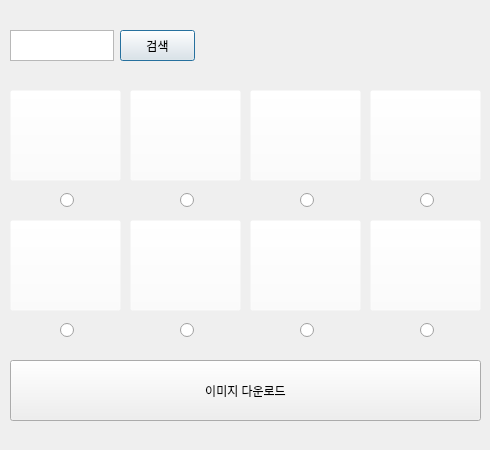
<?xml version="1.0" encoding="UTF-8"?>
<ui version="4.0">
 <class>Dialog</class>
 <widget class="QDialog" name="Dialog">
  <property name="enabled">
   <bool>true</bool>
  </property>
  <property name="geometry">
   <rect>
    <x>0</x>
    <y>0</y>
    <width>490</width>
    <height>450</height>
   </rect>
  </property>
  <property name="sizePolicy">
   <sizepolicy hsizetype="Fixed" vsizetype="Fixed">
    <horstretch>0</horstretch>
    <verstretch>0</verstretch>
   </sizepolicy>
  </property>
  <property name="windowTitle">
   <string>Dialog</string>
  </property>
  <widget class="QTextEdit" name="searchbox">
   <property name="geometry">
    <rect>
     <x>10</x>
     <y>30</y>
     <width>104</width>
     <height>31</height>
    </rect>
   </property>
  </widget>
  <widget class="QPushButton" name="searchButton">
   <property name="geometry">
    <rect>
     <x>120</x>
     <y>30</y>
     <width>75</width>
     <height>31</height>
    </rect>
   </property>
   <property name="text">
    <string>검색</string>
   </property>
  </widget>
  <widget class="QRadioButton" name="radioButton_1">
   <property name="geometry">
    <rect>
     <x>60</x>
     <y>190</y>
     <width>20</width>
     <height>20</height>
    </rect>
   </property>
   <property name="text">
    <string/>
   </property>
  </widget>
  <widget class="QRadioButton" name="radioButton_2">
   <property name="geometry">
    <rect>
     <x>180</x>
     <y>190</y>
     <width>20</width>
     <height>20</height>
    </rect>
   </property>
   <property name="text">
    <string/>
   </property>
  </widget>
  <widget class="QRadioButton" name="radioButton_3">
   <property name="geometry">
    <rect>
     <x>300</x>
     <y>190</y>
     <width>20</width>
     <height>20</height>
    </rect>
   </property>
   <property name="text">
    <string/>
   </property>
  </widget>
  <widget class="QRadioButton" name="radioButton_4">
   <property name="geometry">
    <rect>
     <x>420</x>
     <y>190</y>
     <width>20</width>
     <height>20</height>
    </rect>
   </property>
   <property name="text">
    <string/>
   </property>
  </widget>
  <widget class="QRadioButton" name="radioButton_8">
   <property name="geometry">
    <rect>
     <x>420</x>
     <y>320</y>
     <width>20</width>
     <height>20</height>
    </rect>
   </property>
   <property name="text">
    <string/>
   </property>
  </widget>
  <widget class="QRadioButton" name="radioButton_7">
   <property name="geometry">
    <rect>
     <x>300</x>
     <y>320</y>
     <width>20</width>
     <height>20</height>
    </rect>
   </property>
   <property name="text">
    <string/>
   </property>
  </widget>
  <widget class="QRadioButton" name="radioButton_6">
   <property name="geometry">
    <rect>
     <x>180</x>
     <y>320</y>
     <width>20</width>
     <height>20</height>
    </rect>
   </property>
   <property name="text">
    <string/>
   </property>
  </widget>
  <widget class="QRadioButton" name="radioButton_5">
   <property name="geometry">
    <rect>
     <x>60</x>
     <y>320</y>
     <width>20</width>
     <height>20</height>
    </rect>
   </property>
   <property name="text">
    <string/>
   </property>
  </widget>
  <widget class="QPushButton" name="downloadButton">
   <property name="geometry">
    <rect>
     <x>10</x>
     <y>360</y>
     <width>471</width>
     <height>61</height>
    </rect>
   </property>
   <property name="text">
    <string>이미지 다운로드</string>
   </property>
  </widget>
  <widget class="QLabel" name="label_pic1">
   <property name="geometry">
    <rect>
     <x>10</x>
     <y>90</y>
     <width>111</width>
     <height>91</height>
    </rect>
   </property>
   <property name="layoutDirection">
    <enum>Qt::LeftToRight</enum>
   </property>
   <property name="text">
    <string>image</string>
   </property>
   <property name="alignment">
    <set>Qt::AlignCenter</set>
   </property>
   <property name="buddy">
    <cstring>radioButton_1</cstring>
   </property>
  </widget>
  <widget class="QLabel" name="label_pic2">
   <property name="geometry">
    <rect>
     <x>130</x>
     <y>90</y>
     <width>111</width>
     <height>91</height>
    </rect>
   </property>
   <property name="layoutDirection">
    <enum>Qt::LeftToRight</enum>
   </property>
   <property name="text">
    <string>image</string>
   </property>
   <property name="alignment">
    <set>Qt::AlignCenter</set>
   </property>
   <property name="buddy">
    <cstring>radioButton_2</cstring>
   </property>
  </widget>
  <widget class="QLabel" name="label_pic3">
   <property name="geometry">
    <rect>
     <x>250</x>
     <y>90</y>
     <width>111</width>
     <height>91</height>
    </rect>
   </property>
   <property name="layoutDirection">
    <enum>Qt::LeftToRight</enum>
   </property>
   <property name="text">
    <string>image</string>
   </property>
   <property name="alignment">
    <set>Qt::AlignCenter</set>
   </property>
   <property name="buddy">
    <cstring>radioButton_3</cstring>
   </property>
  </widget>
  <widget class="QLabel" name="label_pic4">
   <property name="geometry">
    <rect>
     <x>370</x>
     <y>90</y>
     <width>111</width>
     <height>91</height>
    </rect>
   </property>
   <property name="layoutDirection">
    <enum>Qt::LeftToRight</enum>
   </property>
   <property name="text">
    <string>image</string>
   </property>
   <property name="alignment">
    <set>Qt::AlignCenter</set>
   </property>
   <property name="buddy">
    <cstring>radioButton_4</cstring>
   </property>
  </widget>
  <widget class="QLabel" name="label_pic8">
   <property name="geometry">
    <rect>
     <x>370</x>
     <y>220</y>
     <width>111</width>
     <height>91</height>
    </rect>
   </property>
   <property name="layoutDirection">
    <enum>Qt::LeftToRight</enum>
   </property>
   <property name="text">
    <string>image</string>
   </property>
   <property name="alignment">
    <set>Qt::AlignCenter</set>
   </property>
   <property name="buddy">
    <cstring>radioButton_8</cstring>
   </property>
  </widget>
  <widget class="QLabel" name="label_pic7">
   <property name="geometry">
    <rect>
     <x>250</x>
     <y>220</y>
     <width>111</width>
     <height>91</height>
    </rect>
   </property>
   <property name="layoutDirection">
    <enum>Qt::LeftToRight</enum>
   </property>
   <property name="text">
    <string>image</string>
   </property>
   <property name="alignment">
    <set>Qt::AlignCenter</set>
   </property>
   <property name="buddy">
    <cstring>radioButton_7</cstring>
   </property>
  </widget>
  <widget class="QLabel" name="label_pic6">
   <property name="geometry">
    <rect>
     <x>130</x>
     <y>220</y>
     <width>111</width>
     <height>91</height>
    </rect>
   </property>
   <property name="layoutDirection">
    <enum>Qt::LeftToRight</enum>
   </property>
   <property name="text">
    <string>image</string>
   </property>
   <property name="alignment">
    <set>Qt::AlignCenter</set>
   </property>
   <property name="buddy">
    <cstring>radioButton_6</cstring>
   </property>
  </widget>
  <widget class="QLabel" name="label_pic5">
   <property name="geometry">
    <rect>
     <x>10</x>
     <y>220</y>
     <width>111</width>
     <height>91</height>
    </rect>
   </property>
   <property name="layoutDirection">
    <enum>Qt::LeftToRight</enum>
   </property>
   <property name="text">
    <string>image</string>
   </property>
   <property name="alignment">
    <set>Qt::AlignCenter</set>
   </property>
   <property name="buddy">
    <cstring>radioButton_5</cstring>
   </property>
  </widget>
  <widget class="QPushButton" name="pushButton_1">
   <property name="geometry">
    <rect>
     <x>10</x>
     <y>90</y>
     <width>111</width>
     <height>91</height>
    </rect>
   </property>
   <property name="styleSheet">
    <string notr="true">background-color: rgba(255, 255, 255, 0);</string>
   </property>
   <property name="text">
    <string/>
   </property>
  </widget>
  <widget class="QPushButton" name="pushButton_2">
   <property name="geometry">
    <rect>
     <x>130</x>
     <y>90</y>
     <width>111</width>
     <height>91</height>
    </rect>
   </property>
   <property name="styleSheet">
    <string notr="true">background-color: rgba(255, 255, 255, 0);</string>
   </property>
   <property name="text">
    <string/>
   </property>
  </widget>
  <widget class="QPushButton" name="pushButton_3">
   <property name="geometry">
    <rect>
     <x>250</x>
     <y>90</y>
     <width>111</width>
     <height>91</height>
    </rect>
   </property>
   <property name="styleSheet">
    <string notr="true">background-color: rgba(255, 255, 255, 0);</string>
   </property>
   <property name="text">
    <string/>
   </property>
  </widget>
  <widget class="QPushButton" name="pushButton_4">
   <property name="geometry">
    <rect>
     <x>370</x>
     <y>90</y>
     <width>111</width>
     <height>91</height>
    </rect>
   </property>
   <property name="styleSheet">
    <string notr="true">background-color: rgba(255, 255, 255, 0);</string>
   </property>
   <property name="text">
    <string/>
   </property>
  </widget>
  <widget class="QPushButton" name="pushButton_5">
   <property name="geometry">
    <rect>
     <x>10</x>
     <y>220</y>
     <width>111</width>
     <height>91</height>
    </rect>
   </property>
   <property name="styleSheet">
    <string notr="true">background-color: rgba(255, 255, 255, 0);</string>
   </property>
   <property name="text">
    <string/>
   </property>
  </widget>
  <widget class="QPushButton" name="pushButton_6">
   <property name="geometry">
    <rect>
     <x>130</x>
     <y>220</y>
     <width>111</width>
     <height>91</height>
    </rect>
   </property>
   <property name="styleSheet">
    <string notr="true">background-color: rgba(255, 255, 255, 0);</string>
   </property>
   <property name="text">
    <string/>
   </property>
  </widget>
  <widget class="QPushButton" name="pushButton_7">
   <property name="geometry">
    <rect>
     <x>250</x>
     <y>220</y>
     <width>111</width>
     <height>91</height>
    </rect>
   </property>
   <property name="styleSheet">
    <string notr="true">background-color: rgba(255, 255, 255, 0);</string>
   </property>
   <property name="text">
    <string/>
   </property>
  </widget>
  <widget class="QPushButton" name="pushButton_8">
   <property name="geometry">
    <rect>
     <x>370</x>
     <y>220</y>
     <width>111</width>
     <height>91</height>
    </rect>
   </property>
   <property name="styleSheet">
    <string notr="true">background-color: rgba(255, 255, 255, 0);</string>
   </property>
   <property name="text">
    <string/>
   </property>
  </widget>
 </widget>
 <tabstops>
  <tabstop>searchbox</tabstop>
  <tabstop>searchButton</tabstop>
  <tabstop>radioButton_1</tabstop>
  <tabstop>radioButton_2</tabstop>
  <tabstop>radioButton_3</tabstop>
  <tabstop>radioButton_4</tabstop>
  <tabstop>radioButton_5</tabstop>
  <tabstop>radioButton_6</tabstop>
  <tabstop>radioButton_7</tabstop>
  <tabstop>radioButton_8</tabstop>
  <tabstop>downloadButton</tabstop>
 </tabstops>
 <resources/>
 <connections>
  <connection>
   <sender>pushButton_1</sender>
   <signal>clicked()</signal>
   <receiver>radioButton_1</receiver>
   <slot>click()</slot>
   <hints>
    <hint type="sourcelabel">
     <x>68</x>
     <y>140</y>
    </hint>
    <hint type="destinationlabel">
     <x>68</x>
     <y>201</y>
    </hint>
   </hints>
  </connection>
  <connection>
   <sender>pushButton_2</sender>
   <signal>clicked()</signal>
   <receiver>radioButton_2</receiver>
   <slot>click()</slot>
   <hints>
    <hint type="sourcelabel">
     <x>198</x>
     <y>139</y>
    </hint>
    <hint type="destinationlabel">
     <x>189</x>
     <y>199</y>
    </hint>
   </hints>
  </connection>
  <connection>
   <sender>pushButton_3</sender>
   <signal>clicked()</signal>
   <receiver>radioButton_3</receiver>
   <slot>click()</slot>
   <hints>
    <hint type="sourcelabel">
     <x>307</x>
     <y>139</y>
    </hint>
    <hint type="destinationlabel">
     <x>306</x>
     <y>198</y>
    </hint>
   </hints>
  </connection>
  <connection>
   <sender>pushButton_4</sender>
   <signal>clicked()</signal>
   <receiver>radioButton_4</receiver>
   <slot>click()</slot>
   <hints>
    <hint type="sourcelabel">
     <x>416</x>
     <y>127</y>
    </hint>
    <hint type="destinationlabel">
     <x>427</x>
     <y>201</y>
    </hint>
   </hints>
  </connection>
  <connection>
   <sender>pushButton_5</sender>
   <signal>clicked()</signal>
   <receiver>radioButton_5</receiver>
   <slot>click()</slot>
   <hints>
    <hint type="sourcelabel">
     <x>73</x>
     <y>266</y>
    </hint>
    <hint type="destinationlabel">
     <x>66</x>
     <y>333</y>
    </hint>
   </hints>
  </connection>
  <connection>
   <sender>pushButton_6</sender>
   <signal>clicked()</signal>
   <receiver>radioButton_6</receiver>
   <slot>click()</slot>
   <hints>
    <hint type="sourcelabel">
     <x>181</x>
     <y>266</y>
    </hint>
    <hint type="destinationlabel">
     <x>188</x>
     <y>331</y>
    </hint>
   </hints>
  </connection>
  <connection>
   <sender>pushButton_7</sender>
   <signal>clicked()</signal>
   <receiver>radioButton_7</receiver>
   <slot>click()</slot>
   <hints>
    <hint type="sourcelabel">
     <x>306</x>
     <y>272</y>
    </hint>
    <hint type="destinationlabel">
     <x>307</x>
     <y>326</y>
    </hint>
   </hints>
  </connection>
  <connection>
   <sender>pushButton_8</sender>
   <signal>clicked()</signal>
   <receiver>radioButton_8</receiver>
   <slot>click()</slot>
   <hints>
    <hint type="sourcelabel">
     <x>424</x>
     <y>271</y>
    </hint>
    <hint type="destinationlabel">
     <x>426</x>
     <y>330</y>
    </hint>
   </hints>
  </connection>
 </connections>
</ui>
